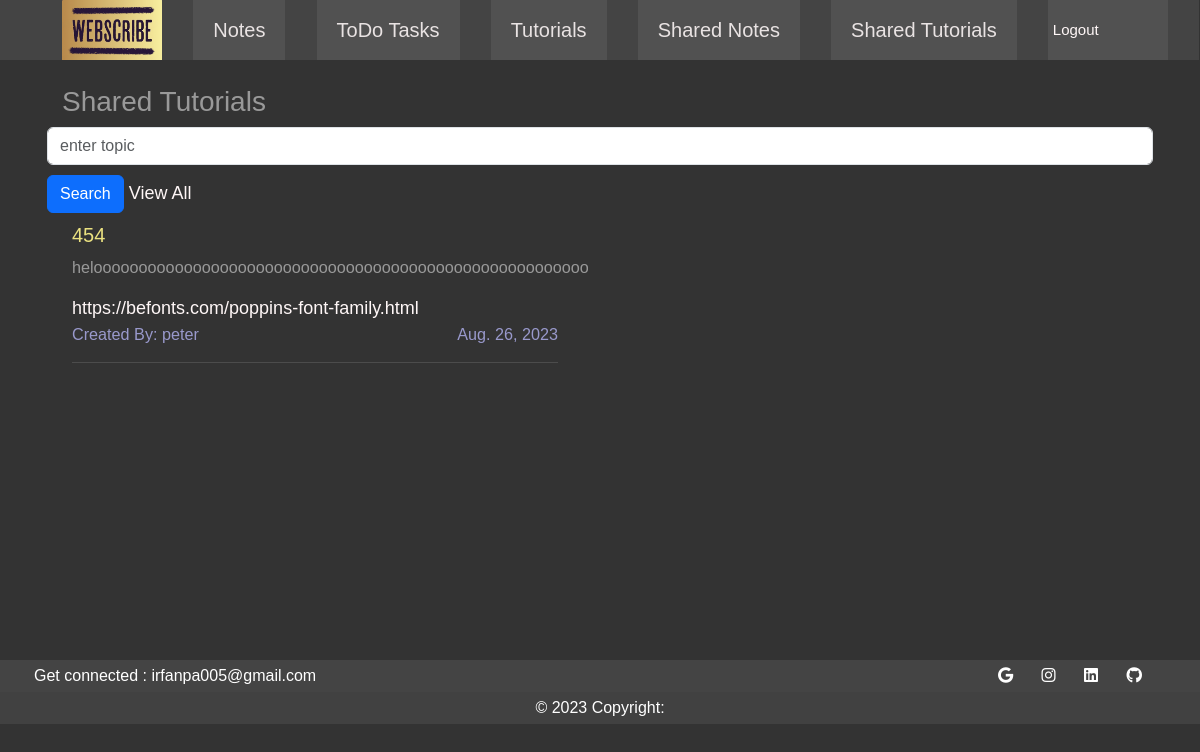
Page /shared_tutorials/admin/ on the earlier database version.
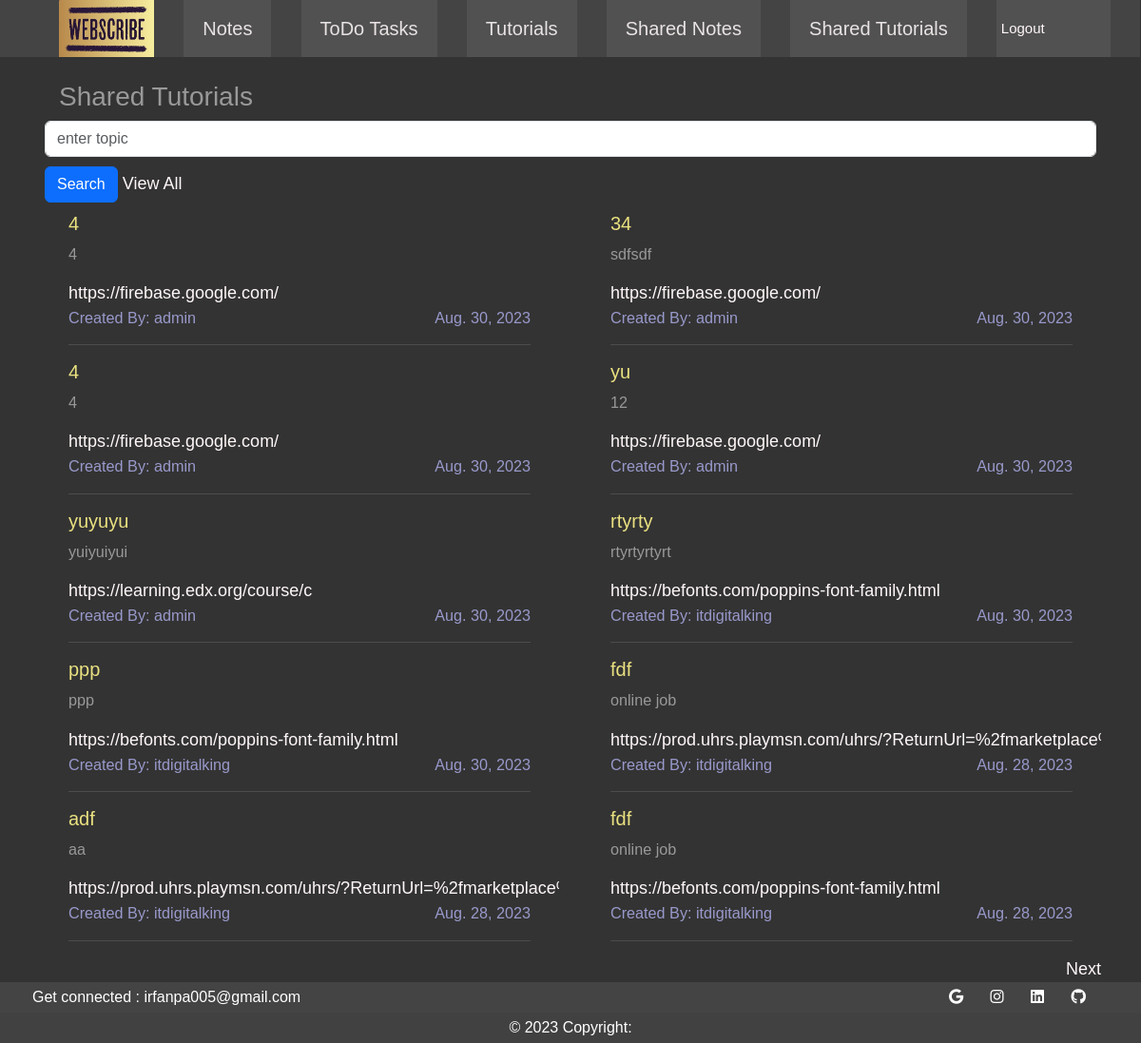
Same page on the later database version.
### notes/models.py (models this page shows, shortened)
class Tutorial(models.Model):
    title = models.CharField(max_length=200)
    short_descr = models.CharField(max_length=200,blank=True)
    link = models.URLField()
    tutorial_owner = models.ForeignKey(User, on_delete=models.CASCADE, related_name='allTutorials')
    is_shared = models.BooleanField(default=False)
    created_at = models.DateField(default=timezone.now)

### userApp/models.py (models this page shows)
class User(AbstractUser):
    objects = CustomUserManager()
    def __str__(self):
        return self.username

### userApp/views.py (the view)
# urls.py: path('shared_tutorials/<str:userName>/',views.user_shared_tutorials, name="userSharedTutorials"),
def user_shared_tutorials(request,userName):
    search_keyword = request.POST.get('searchtuto','')
    if request.method =='POST':
        if search_keyword:
            tutorials = Tutorial.objects.filter(title__icontains = search_keyword).order_by('-created_at')
    else:
        tutorials = Tutorial.objects.filter(is_shared=True).order_by('-created_at')
    paginator_t = Paginator(tutorials,10)
    page_no_t = request.GET.get('page')
    single_page_tutorials = paginator_t.get_page(page_no_t)
    return render(request, 'usersharedtutorials.html',{'tutorials' :single_page_tutorials, 'search_keyword':search_keyword})

### templates/usersharedtutorials.html (shortened to what this page needs)
{% extends 'userbase.html' %}
{% load static %}
{% block extra_styles %}
    <link rel="stylesheet" href="{% static 'userindex.css' %}">
    <link rel="stylesheet" href="{% static 'css/style.css' %}">
{% endblock %}
{% block body %}
<main>
    <div class="container">
        <h3 class="tm-media-body sh-tutorials">Shared Tutorials</h3>
        <div class="form-section">
            <form action="" method="POST">
                <input type="text" placeholder="enter topic" class="form-control" name="searchtuto" required>
                <input type="submit" value="Search" class="btn btn-primary">
                <a href="{% url 'userApp:userSharedTutorials' request.user %}">View All</a>
            </form>
        </div>
        <div class="row">
            {% if tutorials %}
            {% for tutorial in tutorials %}
            <div class="col-lg-6">
                <div class="tm-media-body-tut">
                    <h5><a href="#" class="tm-text-title">{{tutorial.title}}</a></h5>
                    <p class="tm-text-small">{{tutorial.short_descr}}</p>
                    <div class="content-iframe">
                        <a href="{{tutorial.link}}" target="_blank">{{tutorial.link}}</a>
                    </div>
                    <div class="tm-text-secondary tm-media-span tm-text-small">
                        <span class="tm-text-left">Created By: {{ tutorial.tutorial_owner }}</span>
                        <span class="tm-text-right">{{ tutorial.created_at }}</span>
                    </div>
                    <hr class="tm-hr tm-mr">
                </div>
            </div>
            {% endfor %}
            {% elif search_keyword %}
                <p>0 results found for '{{search_keyword}}'</p>
            {% endif %}
        </div>
    </div>
</main>
<div class="container">
    {% if tutorials.has_next %}
    <div class="tm-text-right">
        <a href="?page={{ tutorials.next_page_number }}" class="tm-btn tm-btn-next">Next</a>
    </div>
    {% endif %}
</div>
{% endblock %}

Differences in the rows shown:
no longer on this page (row unchanged): Tutorial: title "454", short_descr "helooooooooooooooooooooooooooooooooooooooooooooooooo…", link "https://befonts.com/poppins-font-family.html", tutorial_owner "peter", created_at "Aug. 26, 2…"
added Tutorial: title "4", short_descr "4", link "https://firebase.google.com/", tutorial_owner "admin", created_at "Aug. 30, 2023"
added Tutorial: title "34", short_descr "sdfsdf", link "https://firebase.google.com/", tutorial_owner "admin", created_at "Aug. 30, 2023"
added Tutorial: title "4", short_descr "4", link "https://firebase.google.com/", tutorial_owner "admin", created_at "Aug. 30, 2023"
added Tutorial: title "yu", short_descr "12", link "https://firebase.google.com/", tutorial_owner "admin", created_at "Aug. 30, 2023"
added Tutorial: title "yuyuyu", short_descr "yuiyuiyui", link "https://learning.edx.org/course/c", tutorial_owner "admin", created_at "Aug. 30, 2023"
added Tutorial: title "rtyrty", short_descr "rtyrtyrtyrt", link "https://befonts.com/poppins-font-family.html", tutorial_owner "itdigitalking", created_at "Aug. 30, 2023"
added Tutorial: title "ppp", short_descr "ppp", link "https://befonts.com/poppins-font-family.html", tutorial_owner "itdigitalking", created_at "Aug. 30, 2023"
added Tutorial: title "fdf", short_descr "online job", link "https://prod.uhrs.playmsn.com/uhrs/?ReturnUrl=%2fmarke…", tutorial_owner "itdigitalking", created_at "Aug. 28, 2…"
added Tutorial: title "adf", short_descr "aa", link "https://prod.uhrs.playmsn.com/uhrs/?ReturnUrl=%2fmarke…", tutorial_owner "itdigitalking", created_at "Aug. 28, 2…"
added Tutorial: title "fdf", short_descr "online job", link "https://befonts.com/poppins-font-family.html", tutorial_owner "itdigitalking", created_at "Aug. 28, 2023"
Other differences:
text now shown: "Next"
